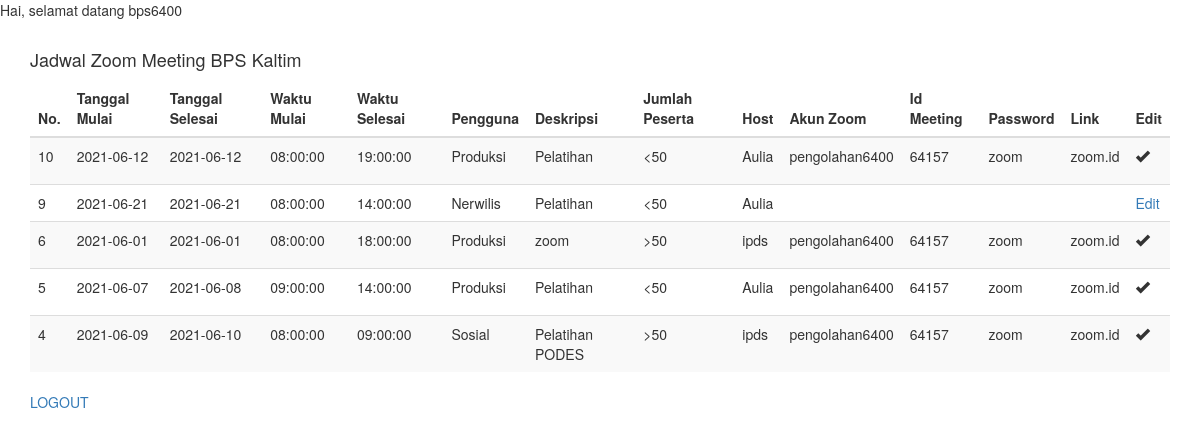
The app's page /req_jadwal/admin/index2.php (signed in) with its own data.
### tables this page shows
CREATE TABLE `jadwal_zoom` (
  `id` int(11) NOT NULL,
  `tanggal_mulai` date NOT NULL,
  `tanggal_selesai` date NOT NULL,
  `waktu_mulai` time NOT NULL,
  `waktu_selesai` time NOT NULL,
  `pengguna` varchar(225) NOT NULL,
  `deskripsi` varchar(225) NOT NULL,
  `jumlah_peserta` varchar(25) NOT NULL,
  `host` varchar(225) NOT NULL,
  `akun_zoom` varchar(225) NOT NULL,
  `id_meeting` varchar(225) NOT NULL,
  `password` varchar(225) NOT NULL,
  `link` varchar(225) NOT NULL,
  `username` varchar(225) NOT NULL
);

### req_jadwal/admin/index2.php (the view, shortened to what this page needs)
<!DOCTYPE html>
<html lang="en">
<head>
    <link href="//maxcdn.bootstrapcdn.com/bootstrap/3.3.0/css/bootstrap.min.css" rel="stylesheet" id="bootstrap-css">
</head>
<body>
<?php
echo "Hai, selamat datang ". $_SESSION['username'];
?>
<br/>
<br/>
<div class="container">
    <div class="row">
        <div class="col-md-12">
            <h4>Jadwal Zoom Meeting BPS Kaltim</h4>
            <div class="table-responsive">
                <table id="mytable" class="table table-bordred table-striped">
                    <thead>
                        <th>No.</th>
                        <th>Tanggal Mulai</th>
                        <th>Tanggal Selesai</th>
                        <th>Waktu Mulai</th>
                        <th>Waktu Selesai</th>
                        <th>Pengguna</th>
                        <th>Deskripsi</th>
                        <th>Jumlah Peserta</th>
                        <th>Host</th>
                        <th>Akun Zoom</th>
                        <th>Id Meeting</th>
                        <th>Password</th>
                        <th>Link</th>
                        <th>Edit</th>
                    </thead>
                    <tbody>
                        <?php
                        $link = mysqli_connect("localhost", "root", "", "kalender_zoom");
                        $result = mysqli_query($link, "SELECT * FROM jadwal_zoom ORDER BY id DESC");
                        while($res = mysqli_fetch_array($result)) {
                            echo "<tr id='" . $res['id'] . "'>";
                            echo "<td>".$res['id']."</td>";
                            echo "<td>".$res['tanggal_mulai']."</td>";
                            echo "<td>".$res['tanggal_selesai']."</td>";
                            echo "<td>".$res['waktu_mulai']."</td>";
                            echo "<td>".$res['waktu_selesai']."</td>";
                            echo "<td>".$res['pengguna']."</td>";
                            echo "<td>".$res['deskripsi']."</td>";
                            echo "<td>".$res['jumlah_peserta']."</td>";
                            echo "<td>".$res['host']."</td>";
                            if ($res['akun_zoom'] != '') {
                                echo "<td>".$res['akun_zoom']."</td>";
                                echo "<td>".$res['id_meeting']."</td>";
                                echo "<td>".$res['password']."</td>";
                                echo "<td>".$res['link']."</td>";
                                echo '<td><p data-placement="top" data-toggle="tooltip" title="Edit"><span class="glyphicon glyphicon-ok"></span></p></td>';
                            } else {
                                echo "<td>".$res['akun_zoom']."</td>";
                                echo "<td>".$res['id_meeting']."</td>";
                                echo "<td>".$res['password']."</td>";
                                echo "<td>".$res['link']."</td>";
								$id_unik = $res['id'] ;
								echo "<td>" . "<a href='editin.php?edit=" . $id_unik . "' data-target='#edit'>" . "Edit</a>";
                            }
                            echo "</tr>";
                        }
						?>
                    </tbody>
                </table>
                <a href="logout.php">LOGOUT</a>
            </div>
        </div>
    </div>
</div>
</body>
</html>

### records on screen
jadwal_zoom: id "10", tanggal_mulai "2021-06-12", tanggal_selesai "2021-06-12", waktu_mulai "08:00:00", waktu_selesai "19:00:00", pengguna "Produksi", deskripsi "Pelatihan", jumlah_peserta "<50", host "Aulia", akun_zoom "pengolahan6400", id_meeting "64157", password "zoom", link "zoom.id"
jadwal_zoom: id "9", tanggal_mulai "2021-06-21", tanggal_selesai "2021-06-21", waktu_mulai "08:00:00", waktu_selesai "14:00:00", pengguna "Nerwilis", deskripsi "Pelatihan", jumlah_peserta "<50", host "Aulia"
jadwal_zoom: id "6", tanggal_mulai "2021-06-01", tanggal_selesai "2021-06-01", waktu_mulai "08:00:00", waktu_selesai "18:00:00", pengguna "Produksi", deskripsi "zoom", jumlah_peserta ">50", host "ipds", akun_zoom "pengolahan6400", id_meeting "64157", password "zoom", link "zoom.id"
jadwal_zoom: id "5", tanggal_mulai "2021-06-07", tanggal_selesai "2021-06-08", waktu_mulai "09:00:00", waktu_selesai "14:00:00", pengguna "Produksi", deskripsi "Pelatihan", jumlah_peserta "<50", host "Aulia", akun_zoom "pengolahan6400", id_meeting "64157", password "zoom", link "zoom.id"
jadwal_zoom: id "4", tanggal_mulai "2021-06-09", tanggal_selesai "2021-06-10", waktu_mulai "08:00:00", waktu_selesai "09:00:00", pengguna "Sosial", deskripsi "Pelatihan PODES", jumlah_peserta ">50", host "ipds", akun_zoom "pengolahan6400", id_meeting "64157", password "zoom", link "zoom.id"

### other values on screen
$_SESSION['username'] "bps6400"
